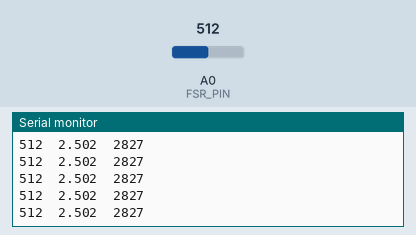
Simulated run of this sketch. Board: Arduino Uno, built with avr-gcc and run on an emulated ATmega328P. Shown: the last lines printed to the serial monitor. Inputs (shaded band) come from the test bench; at power-on: A0 (FSR_PIN) = 512.

Above: at 1.2 s.
1.3 s: A0 (FSR_PIN) set to 12
At 1.57 s:
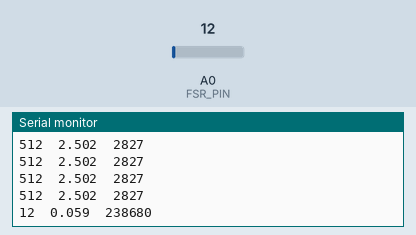
2.8 s: A0 (FSR_PIN) set to 9
At 2.98 s:
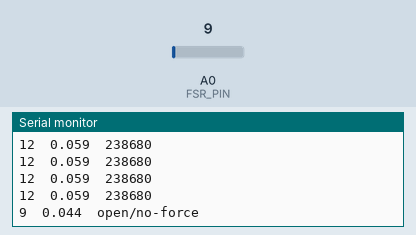

The sketch:

uno_fsr_test.ino
```cpp
/*
 * Arduino Uno / classic Nano (ATmega328P) — FSR402 characterization
 * -----------------------------------------------------------------------
 * Read ONE FSR402 as both raw ADC and FSR resistance (ohms). Resistance is
 * the portable quantity — a curve measured here transfers directly to the
 * XIAO nRF52840 later, even though that board runs at 3.3 V with a different ADC.
 *
 * Wiring (voltage divider):
 *
 *     VCC ----[ FSR402 ]----+----[ R_FIXED ]---- GND
 *                           |
 *                          A0   (analog input)
 *
 *   As force increases, FSR resistance drops, so the A0 node voltage rises.
 *
 * --- R-vs-LOAD CURVE LOGGING (the midterm Campaign B figure) ----------------
 * To map resistance against APPLIED FORCE you must pair each resistance reading
 * with the force you are applying. Press the FSR through a rigid flat puck that
 * sits on a BATHROOM SCALE; the scale tells you the force. Then:
 *
 *   Send 'l' to toggle CSV mode. In CSV mode the sketch emits one row per
 *   sample after a header line:
 *
 *       t_ms,load_kg,raw,ohms
 *
 *   Type a NUMBER (the current scale reading in kg) + Enter to stamp the
 *   `load_kg` column; it holds until you type the next number. So the workflow
 *   is: press to a force, read the scale, type that number, hold steady a few
 *   seconds, then move to the next force. Sweep light touch -> ~body weight.
 *   ohms = -1 means open / no force. Prose lines are '#'-prefixed so the file
 *   parses directly (pandas read_csv(comment='#')).
 *
 * Notes:
 *   - On the Uno or classic Nano (both ATmega328P @ 5V), power the divider
 *     from 5V and keep V_REF_ADC = 5.0. (The Nano's "3V3" pin is just a
 *     low-current tap from the USB chip — the board still runs at 5V.)
 *   - On a XIAO nRF52840, power the divider from 3.3V and set BOTH voltage
 *     constants to 3.3 (and never exceed 3.3 V on an input pin). The printed
 *     resistance is still directly comparable across boards.
 *   - R_FIXED here = 2833 ohms (a nominally-3.3k resistor, MEASURED). Use the
 *     measured value, not the nominal. Lower it (~1k) if it saturates too early
 *     under heavy/seated loads; raise it for more sensitivity to light contact.
 *     Record which value you used (it scales the resistance you can resolve).
 *
 * Build+upload / monitor (arduino-cli, Uno on /dev/ttyACM0):
 *   arduino-cli compile --upload -p /dev/ttyACM0 \
 *     --fqbn arduino:avr:uno firmware/archive/uno_fsr_test
 *   arduino-cli monitor -p /dev/ttyACM0 -c baudrate=115200 | tee data/<file>.csv
 * (classic Nano clone: --fqbn arduino:avr:nano:cpu=atmega328 on /dev/ttyUSB0)
 */

const int   FSR_PIN     = A0;
const float V_REF_ADC   = 5.0;       // ADC reference (Uno default = 5V)
const float V_DIVIDER   = 5.0;       // supply feeding the divider
const float R_FIXED     = 2833.0;    // fixed resistor, ohms (measured w/ multimeter; nominal 3.3k)
const int   ADC_MAX     = 1023;      // 10-bit ADC on the Uno

const int SAMPLE_MS_LIVE = 200;      // human-readable mode (5 Hz)
const int SAMPLE_MS_CSV  = 100;      // CSV logging mode (10 Hz)

bool   csvMode = false;   // 'l' toggles CSV output for file capture
float  loadKg  = 0.0;     // last scale reading typed (stamps the load_kg column)
String lineBuf = "";      // accumulates a typed line until Enter

float readResistance(int &rawOut) {
  int   raw = analogRead(FSR_PIN);
  rawOut = raw;
  float v = raw * (V_REF_ADC / ADC_MAX);              // node voltage from ADC
  // Divider: v = V_DIVIDER * R_FIXED / (R_fsr + R_FIXED)
  //   => R_fsr = R_FIXED * (V_DIVIDER - v) / v ; v~0 => open / no force.
  return (v > 0.05) ? R_FIXED * (V_DIVIDER - v) / v : -1.0;
}

// Line-based serial: 'l' toggles CSV; any numeric line sets the load stamp.
// (arduino-cli monitor is line-buffered — input arrives on Enter.)
void handleLine(String s) {
  s.trim();
  if (s.length() == 0) return;
  if (s == "l" || s == "L") {
    csvMode = !csvMode;
    if (csvMode) {
      Serial.println("# CSV mode ON. Header follows; type a number (kg) to set load.");
      Serial.println("t_ms,load_kg,raw,ohms");
    } else {
      Serial.println("# CSV mode OFF.");
    }
    return;
  }
  char c0 = s.charAt(0);
  if (c0 == '-' || c0 == '.' || (c0 >= '0' && c0 <= '9')) {
    loadKg = s.toFloat();
    Serial.print("# load_kg=");
    Serial.println(loadKg, 2);
  }
}

void pollSerial() {
  while (Serial.available() > 0) {
    char c = Serial.read();
    if (c == '\n' || c == '\r') {
      handleLine(lineBuf);
      lineBuf = "";
    } else {
      lineBuf += c;
    }
  }
}

void setup() {
  Serial.begin(115200);
  Serial.println("# FSR402 characterization. 'l' = CSV mode; type the scale");
  Serial.println("# reading in kg to stamp load. Default view: raw  V_node  R(ohm).");
}

void loop() {
  pollSerial();

  int   raw;
  float rfsr = readResistance(raw);

  if (csvMode) {
    Serial.print(millis());   Serial.print(',');
    Serial.print(loadKg, 2);  Serial.print(',');
    Serial.print(raw);        Serial.print(',');
    Serial.println(rfsr, 0);                       // -1 => open / no force
    delay(SAMPLE_MS_CSV);
    return;
  }

  // Human-readable bring-up view.
  float v = raw * (V_REF_ADC / ADC_MAX);
  Serial.print(raw);     Serial.print('\t');
  Serial.print(v, 3);    Serial.print('\t');
  if (rfsr < 0) Serial.println("open/no-force");
  else          Serial.println(rfsr, 0);
  delay(SAMPLE_MS_LIVE);
}
```

Measured:
- the behaviour switches between 11 and 10 on A0 (FSR_PIN) (found by bisection; images 1 and 2)
- after the input at 1.3 s, the serial monitor: prints a new line after 0.11 s (image 1)
- after the input at 2.8 s, the serial monitor: prints a new line at once (image 2)
